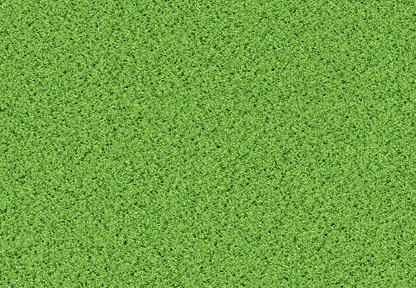

This game map was drawn from its Tiled (.tmx) file and the tilesets committed beside it. A one-line description and the full map source follow:
An orthogonal 13x9 tile map with 32x32 px tiles, 1 tile layer (Calque de Tile 1), 3 tilesets and 55 objects.

<map version="1.0" tiledversion="1.1.5" orientation="orthogonal" renderorder="right-down" width="13" height="9" tilewidth="32" tileheight="32" infinite="0" nextobjectid="57">
 <tileset firstgid="1" name="herbe" tilewidth="32" tileheight="32" tilecount="400" columns="20">
  <image source="herbe.jpg" width="640" height="640" />
 </tileset>
 <tileset firstgid="401" name="brique" tilewidth="32" tileheight="32" tilecount="1" columns="1">
  <image source="brique.png" width="32" height="32" />
 </tileset>
 <tileset firstgid="402" name="pierre" tilewidth="32" tileheight="32" tilecount="1" columns="1">
  <image source="pierre.png" width="32" height="32" />
 </tileset>
 <layer name="Calque de Tile 1" width="13" height="9">
  <data encoding="csv">
87,88,89,90,91,92,93,94,95,96,97,98,99,
107,108,109,110,111,112,113,114,115,116,117,118,119,
127,128,129,130,131,132,133,134,135,136,137,138,139,
147,148,149,150,151,152,153,154,155,156,157,158,159,
167,168,169,170,171,172,173,174,175,176,177,178,179,
187,188,189,190,191,192,193,194,195,196,197,198,199,
207,208,209,210,211,212,213,214,215,216,217,218,219,
227,228,229,230,231,232,233,234,235,236,237,238,239,
247,248,249,250,251,252,253,254,255,256,257,258,259
</data>
 </layer>
 <objectgroup name="Murs">
  <object id="1" gid="402" x="0" y="32" width="32" height="32" />
  <object id="3" gid="402" x="0" y="64" width="32" height="32" />
  <object id="4" gid="402" x="0" y="96" width="32" height="32" />
  <object id="5" gid="402" x="0" y="128" width="32" height="32" />
  <object id="6" gid="402" x="0" y="160" width="32" height="32" />
  <object id="7" gid="402" x="0" y="192" width="32" height="32" />
  <object id="8" gid="402" x="0" y="224" width="32" height="32" />
  <object id="9" gid="402" x="0" y="256" width="32" height="32" />
  <object id="10" gid="402" x="0" y="288" width="32" height="32" />
  <object id="11" gid="402" x="384" y="32" width="32" height="32" />
  <object id="12" gid="402" x="384" y="64" width="32" height="32" />
  <object id="13" gid="402" x="384" y="96" width="32" height="32" />
  <object id="14" gid="402" x="384" y="128" width="32" height="32" />
  <object id="15" gid="402" x="384" y="160" width="32" height="32" />
  <object id="16" gid="402" x="384" y="192" width="32" height="32" />
  <object id="17" gid="402" x="384" y="224" width="32" height="32" />
  <object id="18" gid="402" x="384" y="256" width="32" height="32" />
  <object id="19" gid="402" x="384" y="288" width="32" height="32" />
  <object id="20" gid="402" x="32" y="32" width="32" height="32" />
  <object id="21" gid="402" x="64" y="32" width="32" height="32" />
  <object id="22" gid="402" x="96" y="32" width="32" height="32" />
  <object id="23" gid="402" x="128" y="32" width="32" height="32" />
  <object id="24" gid="402" x="160" y="32" width="32" height="32" />
  <object id="25" gid="402" x="192" y="32" width="32" height="32" />
  <object id="26" gid="402" x="224" y="32" width="32" height="32" />
  <object id="27" gid="402" x="256" y="32" width="32" height="32" />
  <object id="28" gid="402" x="288" y="32" width="32" height="32" />
  <object id="29" gid="402" x="320" y="32" width="32" height="32" />
  <object id="30" gid="402" x="352" y="32" width="32" height="32" />
  <object id="31" gid="402" x="32" y="288" width="32" height="32" />
  <object id="32" gid="402" x="64" y="288" width="32" height="32" />
  <object id="33" gid="402" x="96" y="288" width="32" height="32" />
  <object id="34" gid="402" x="128" y="288" width="32" height="32" />
  <object id="35" gid="402" x="160" y="288" width="32" height="32" />
  <object id="36" gid="402" x="192" y="288" width="32" height="32" />
  <object id="37" gid="402" x="224" y="288" width="32" height="32" />
  <object id="38" gid="402" x="256" y="288" width="32" height="32" />
  <object id="39" gid="402" x="288" y="288" width="32" height="32" />
  <object id="40" gid="402" x="320" y="288" width="32" height="32" />
  <object id="41" gid="402" x="352" y="288" width="32" height="32" />
  <object id="42" gid="402" x="64" y="96" width="32" height="32" />
  <object id="43" gid="402" x="64" y="160" width="32" height="32" />
  <object id="44" gid="402" x="64" y="224" width="32" height="32" />
  <object id="45" gid="402" x="128" y="96" width="32" height="32" />
  <object id="46" gid="402" x="128" y="160" width="32" height="32" />
  <object id="47" gid="402" x="128" y="224" width="32" height="32" />
  <object id="48" gid="402" x="192" y="96" width="32" height="32" />
  <object id="49" gid="402" x="192" y="160" width="32" height="32" />
  <object id="50" gid="402" x="192" y="224" width="32" height="32" />
  <object id="51" gid="402" x="256" y="96" width="32" height="32" />
  <object id="52" gid="402" x="256" y="160" width="32" height="32" />
  <object id="53" gid="402" x="256" y="224" width="32" height="32" />
  <object id="54" gid="402" x="320" y="96" width="32" height="32" />
  <object id="55" gid="402" x="320" y="160" width="32" height="32" />
  <object id="56" gid="402" x="320" y="224" width="32" height="32" />
 </objectgroup>
 <objectgroup name="Briques" />
 <objectgroup name="Personnages" />
</map>
